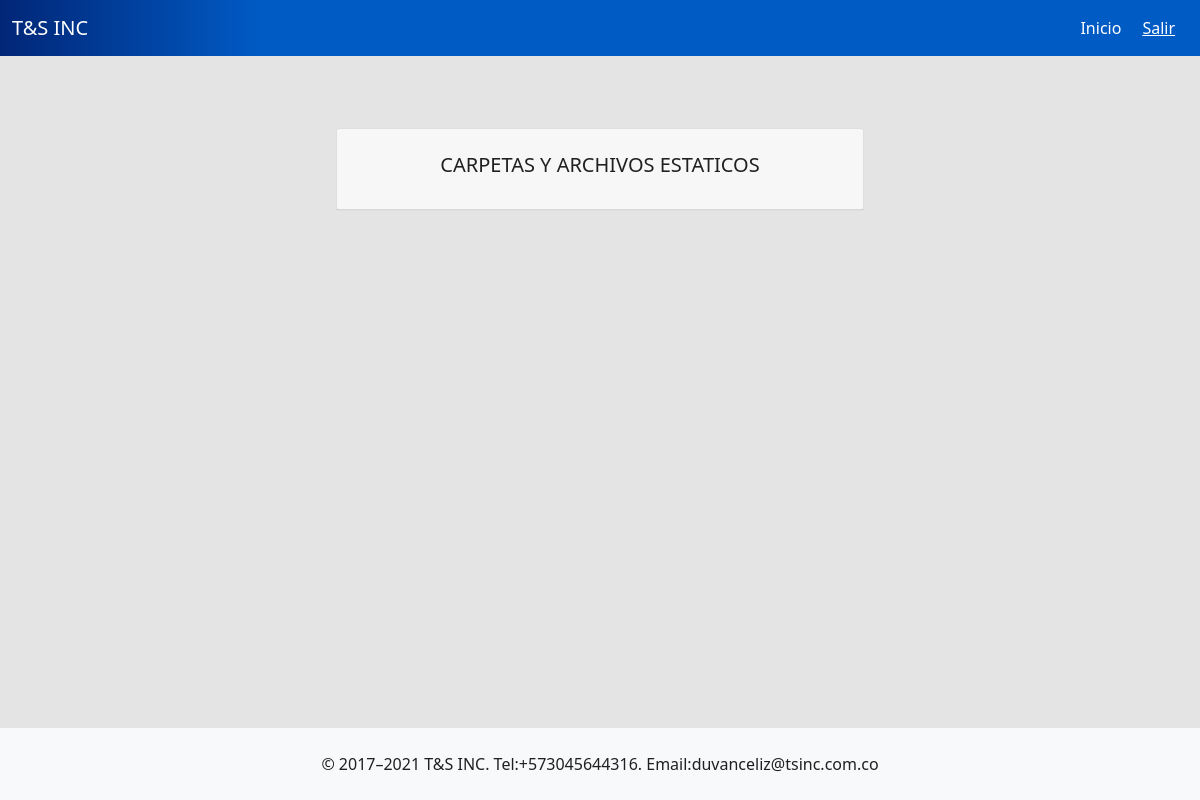
/filesfolders/ (signed in), run on an earlier commit of the app's database.
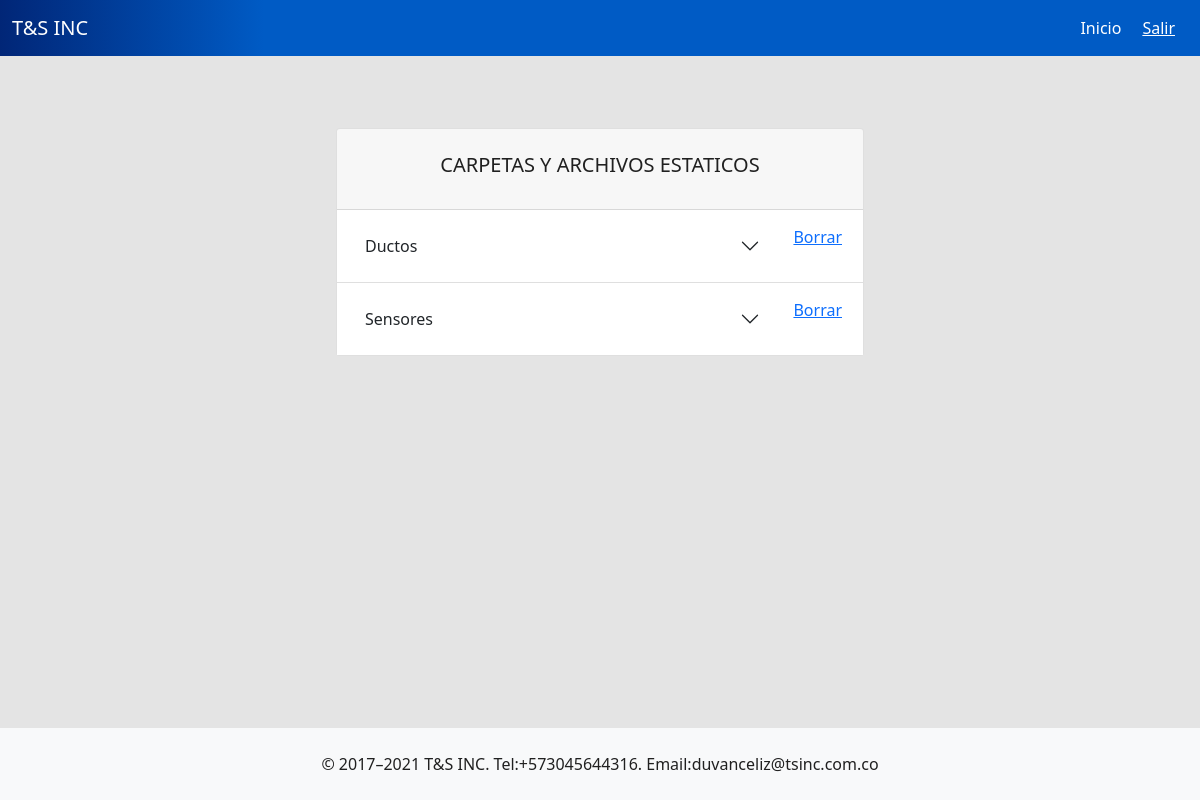
And on a later commit of the database.
### tsinc/models.py (models this page shows, shortened)
class Folders(models.Model):
    name = models.CharField(max_length=100, default=None)
    path = models.CharField(max_length=200,  default=None)

### tsinc/views.py (the view)
# urls.py: path('filesfolders/', views.files_folders, name='files_folders'),
@login_required
def files_folders(request):
    panelitems = PanelItems.objects.all()
    folders = Folders.objects.all()
    return render(request, 'filesfolders.html', {
        'folders':folders,
        'panelitems': panelitems
    } )

### tsinc/templates/filesfolders.html (shortened to what this page needs)
{% extends 'layout.html' %} {% block body %} {% load static %}
<div class="container">
  <div class="row m-4">
    <div class="col-3"></div>
    <div class="col-6">
          <div class="card">
            <div class="card-header text-center p-4">
              <h3 class="fs-5">
                CARPETAS Y ARCHIVOS ESTATICOS
              </h3>
            </div>
            <div class="card-body p-0">
              <div class="accordion accordion-flush" id="accordionHVAC">
                {% for folder in folders %}
                <div class="accordion-item">
                  <div class="accordion-header d-flex p-2" id="flush-heading{{folder.name}}">
                    <button class="accordion-button collapsed" type="button" data-bs-toggle="collapse" data-bs-target="#flush-collapse{{folder.name}}" aria-expanded="false" aria-controls="flush-collapse{{folder.name}}">
                       {{folder.name}}
                    </button>
                    <a class="btn btn-link" href="{% url 'delete_folder' folder.id %}" onclick="return confirm_delete_folder()">Borrar</i> </a>
                </div>
                </div>
              {% endfor %}
              </div>
            </div>
          </div>
    </div>
    <div class="col-3"></div>
  </div>
</div>
{% endblock %}

### tsinc/templates/layout.html (shortened to what this page needs)
{% load static %}
<!DOCTYPE html>
<html lang="en">
  <head>
    <link
      href="https://cdn.jsdelivr.net/npm/bootstrap@5.0.2/dist/css/bootstrap.min.css"
      rel="stylesheet"
    />
    <link rel="stylesheet" href="https://cdn.jsdelivr.net/npm/bootstrap-icons@1.11.3/font/bootstrap-icons.min.css">
    <link rel="stylesheet" href="{% static 'css/styles.css' %}">
  </head>
      <nav class="navbar navbar-expand-lg navbar navbar-dark fs-6" style="background: linear-gradient(90deg, rgba(1,38,119,1) 0%, rgba(0,91,197,1) 22%, rgba(0,91,197,1) 100%);">
        <div class="container-fluid">
          <a class="navbar-brand" href="#" >T&S INC</a>
          <div class="collapse navbar-collapse justify-content-end" id="navbarNavAltMarkup">
            <div class="navbar-nav">
              <a class="nav-link active" aria-current="page" href="{% url 'home' %}">Inicio</a>
              <form method="post" action="{% url 'logout' %}" class="d-flex align-items-center">
                <button type="submit" class="btn btn-link text-white">Salir</button>
              </form>
            </div>
          </div>
        </div>
      </nav>
     <div class="container-flow content p-4">
        <div class="row">
          {% block body %} {% endblock %}
        </div>
     </div>
    <footer class="bg-light mt-4 d-flex justify-content-center">
       <div class="p-4">© 2017–2021 T&S INC. Tel:+573045644316. Email:duvanceliz@tsinc.com.co
      </div>
  </footer>
  </body>
</html>

### tsinc/static/css/styles.css (style rules this page uses)
html, body { height: 100%; margin: 0; }
.content { flex: 1; }

What changed in the data, as far as the page shows it:
added Folders: name "Ductos"
added Folders: name "Sensores"
